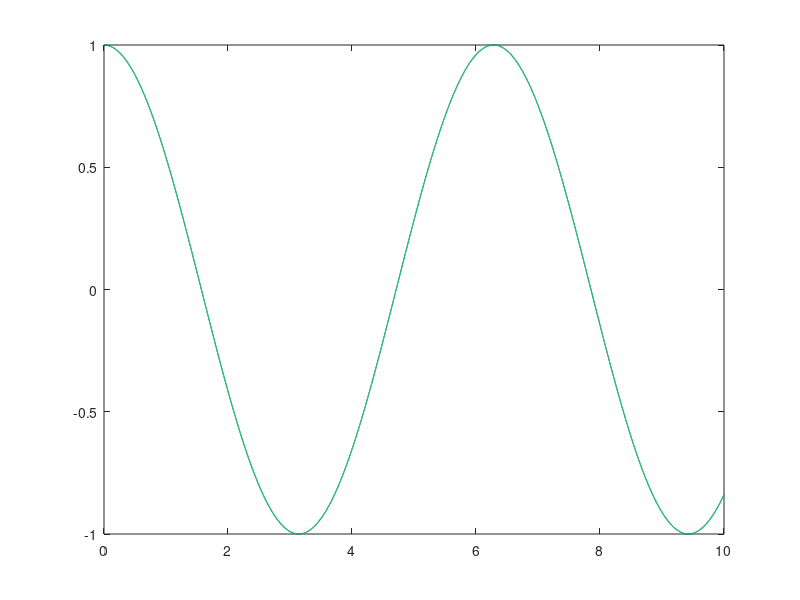

The MATLAB script that drew this image:
clear all, close all,clc,
to=0;
%po=0;%to=0 y(1)=0 et po=0, u(1)=1.5
N=10^(4);
ti=0; tf=10;
a=1;
h=(tf-ti)/N;
t=[ti:h:tf];
%p1=po+N*h;
%p=[to:h:p1];
y=zeros(1,N+1);
u=zeros(1,N+1);
y(1)=1;
u(1)=0;
for j=1:N
 y1=y(j)+0.5*h*u(j);
 u1=u(j)+0.5*h*(-a*y(j));
 
 y(j+1)=y(j)+h*u1;
 u(j+1)=u(j)+h*(-a*y1);

 #y(j+1)=y(j)+h*u(j);
 #u(j+1)=u(j)+h*(-a*y(j));
end
hold off
plot(t,y,'b')
yex=cos(t*sqrt(a));

err=max(abs(y-yex));
disp(err);
hold on 
plot(t,yex,'g')